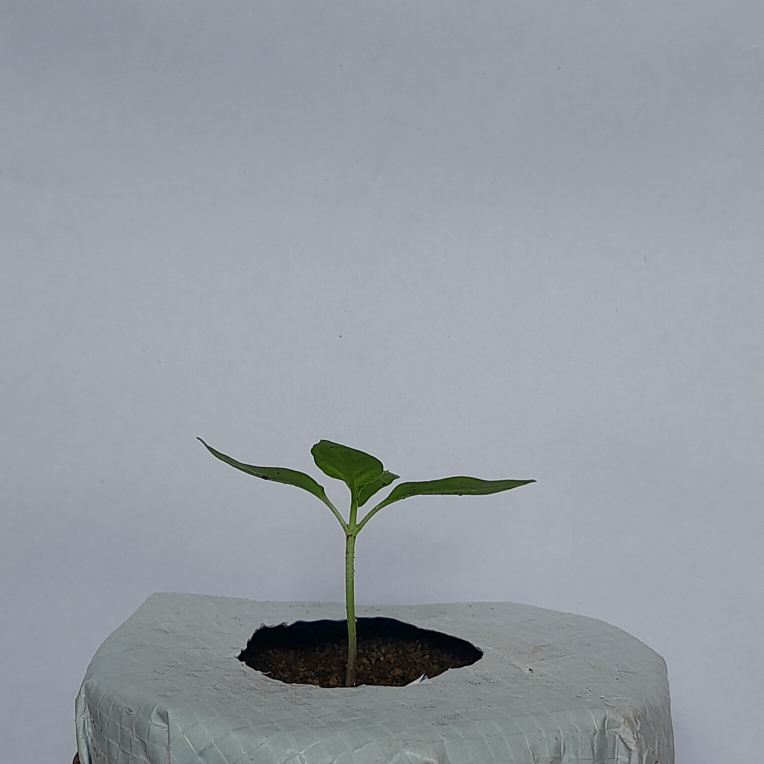
#> input picture Monitoring_palnt_growth/h15.jpg, 3056 x 3056 px (shown at 1/4 size)
$ jupyter execute Height_measurment.ipynb
#> lines starting #> are read from the running program, lines starting #| are printed output that depends on the picture; after the words box and inside, x2 and y2 are one past the last pixel; in counts of white or black regions, pixels touching at a corner belong together
[cell 1]
import cv2
import numpy as np
import matplotlib.pyplot as plt

# Load the image
image = cv2.imread('h15.jpg')
#> image is the input picture: shape (3056, 3056, 3); mean B, G, R 162.5, 155.2, 149.3
if image is None:
    print("Error: Could not load image.")
    exit()

#image = cv2.resize(image, (500, 500))

# Convert the image to grayscale
gray = cv2.cvtColor(image, cv2.COLOR_BGR2GRAY)

# Apply Gaussian blur to reduce noise
blurred = cv2.GaussianBlur(gray, (5, 5), 0)

# Use Canny edge detection to identify plant edges
edges = cv2.Canny(blurred, 50, 150)
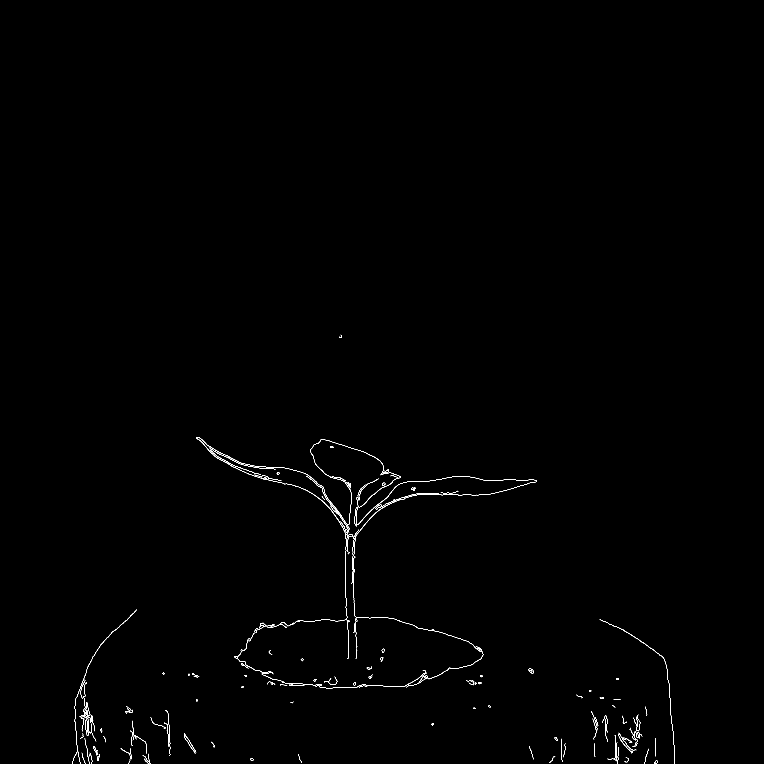
#> edges: shape (3056, 3056) (shown at 1/4 size); 0.22% white in thin lines or dots, all inside (x1, y1, x2, y2) = (290, 1339, 2699, 3056)

# Morphological operations to close gaps in edges
kernel = np.ones((5, 5), np.uint8)
edges = cv2.morphologyEx(edges, cv2.MORPH_CLOSE, kernel)
#> edges: shape (3056, 3056); 0.37% white; 76 white regions

# Find contours from the edge map
contours, _ = cv2.findContours(edges, cv2.RETR_EXTERNAL, cv2.CHAIN_APPROX_SIMPLE)
#> contours = 71 contours, 18 with area under 20; largest, box (x1, y1, x2, y2) and area: (785, 1748, 2147, 2753) 116499, (290, 2438, 547, 3056) 2846, (2474, 2931, 2545, 3013) 937, (2429, 2940, 2475, 3056) 736, (736, 2933, 785, 3015) 636

# Identify the largest contour (assumed to be the plant)
if contours:
    plant_contour = max(contours, key=cv2.contourArea)
#> plant_contour = contour of 3846 points, box (x1, y1, x2, y2) (785, 1748, 2147, 2753), area 116499

    # Get bounding box around the plant
    x, y, w, h = cv2.boundingRect(plant_contour)
#> x = 785; y = 1748; w = 1362; h = 1005

    # Draw the bounding box and height line
    cv2.rectangle(image, (x, y), (x + w, y + h), (0, 255, 0), 2)
    cv2.line(image, (x + w // 2, y), (x + w // 2, y + h), (255, 0, 0), 6)

    # Display height in pixels
    height = h
#> height = 1005
    cv2.putText(image, f'Height: {height} px', (x, y - 50),
                cv2.FONT_HERSHEY_SIMPLEX, 3, (255, 0, 0), 6)

    print(f'Plant height: {height} pixels')
#| Plant height: 1005 pixels

# Convert BGR image to RGB for displaying in Matplotlib
image_rgb = cv2.cvtColor(image, cv2.COLOR_BGR2RGB)

# Display the result using Matplotlib
plt.figure(figsize=(5, 5))
plt.imshow(image_rgb)
plt.title(f'Plant Height: {height} px')
plt.axis('off')
plt.show()

[cell 2]
import cv2
import numpy as np
import matplotlib.pyplot as plt

# List to store plant heights
plant_heights = []

while True:
    # Load the image
    image_path = input("Enter image path (or 'q' to quit): ")
#> the answer given: h15.jpg
    if image_path.lower() == 'q':
        break

    image = cv2.imread(image_path)
    if image is None:
        print("Error: Could not load image.")
        continue

    # Convert the image to grayscale
    gray = cv2.cvtColor(image, cv2.COLOR_BGR2GRAY)

    # Apply Gaussian blur to reduce noise
    blurred = cv2.GaussianBlur(gray, (5, 5), 0)

    # Use Canny edge detection to identify plant edges
    edges = cv2.Canny(blurred, 50, 150)

    # Morphological operations to close gaps in edges
    kernel = np.ones((5, 5), np.uint8)
    edges = cv2.morphologyEx(edges, cv2.MORPH_CLOSE, kernel)

    # Find contours from the edge map
    contours, _ = cv2.findContours(edges, cv2.RETR_EXTERNAL, cv2.CHAIN_APPROX_SIMPLE)

    # Identify the largest contour (assumed to be the plant)
    if contours:
        plant_contour = max(contours, key=cv2.contourArea)

        # Get bounding box around the plant
        x, y, w, h = cv2.boundingRect(plant_contour)

        # Draw the bounding box and height line
        cv2.rectangle(image, (x, y), (x + w, y + h), (0, 255, 0), 2)
        cv2.line(image, (x + w // 2, y), (x + w // 2, y + h), (255, 0, 0), 6)

        # Record the height
        height = h
        plant_heights.append(height)

        # Display height in pixels
        cv2.putText(image, f'Height: {height} px', (x, y - 50),
                    cv2.FONT_HERSHEY_SIMPLEX, 3, (255, 0, 0), 6)
        print(f'Plant height: {height} pixels')
#| Plant height: 1005 pixels

    # Convert BGR image to RGB for displaying in Matplotlib
    image_rgb = cv2.cvtColor(image, cv2.COLOR_BGR2RGB)

    # Display the result using Matplotlib
    plt.figure(figsize=(5, 5))
    plt.imshow(image_rgb)
    plt.title(f'Plant Height: {height} px')
    plt.axis('off')
    plt.show()

    # Plot the height progression
    plt.figure(figsize=(8, 5))
    plt.plot(plant_heights, marker='o', linestyle='-')
    plt.title('Plant Height Over Time')
    plt.xlabel('Image Count')
    plt.ylabel('Height (pixels)')
    plt.grid(True)
    plt.show()
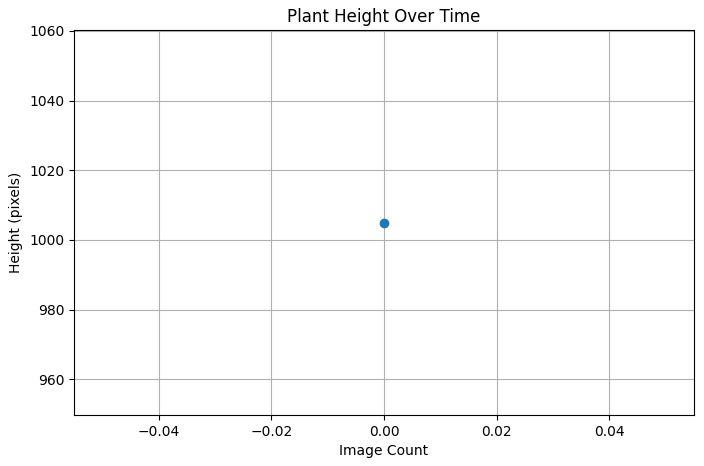
#> figure drawn by matplotlib, 1 panel
#> the answer given: h15.jpg
#> the answer given: h15.jpg

$ run again, with Monitoring_palnt_growth/h1.jpg copied over Monitoring_palnt_growth/h15.jpg
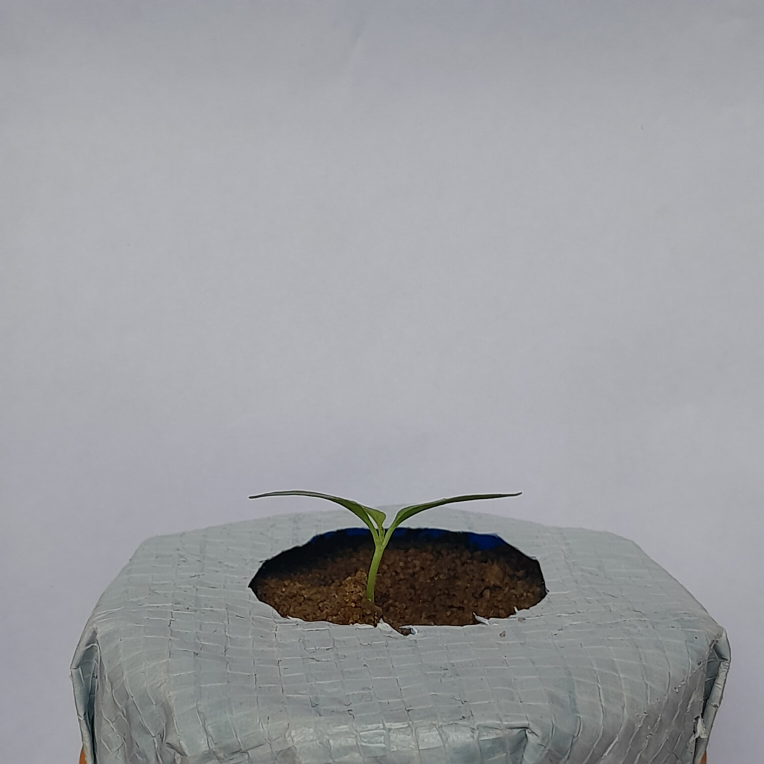
#> input picture Monitoring_palnt_growth/h1.jpg, 3056 x 3056 px (shown at 1/4 size)
#> image is the input picture: shape (3056, 3056, 3); mean B, G, R 161.2, 157.6, 156.4
#> `edges = cv2.morphologyEx(edges, cv2.MORPH_CLOSE, kernel)`:
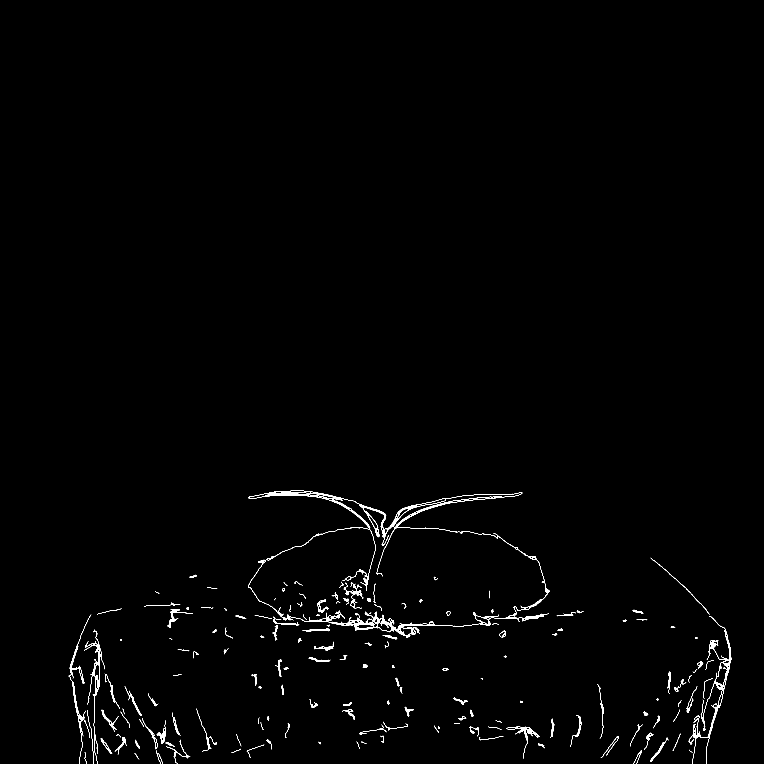
#> edges: shape (3056, 3056) (shown at 1/4 size); 0.71% white; 168 white regions (2 under 20 px)
#> contours = 142 contours, 39 with area under 20; largest, box (x1, y1, x2, y2) and area: (992, 1962, 2198, 2551) 413929, (2753, 2464, 2925, 3056) 8418, (337, 2519, 420, 3015) 3270, (274, 2459, 365, 3056) 2618, (2025, 2907, 2158, 3035) 1235
#> plant_contour = contour of 2079 points, box (x1, y1, x2, y2) (992, 1962, 2198, 2551), area 413929
#> x = 992; y = 1962; w = 1206; h = 589
#| Plant height: 589 pixels
#| Plant height: 589 pixels
#> `plt.show()`:
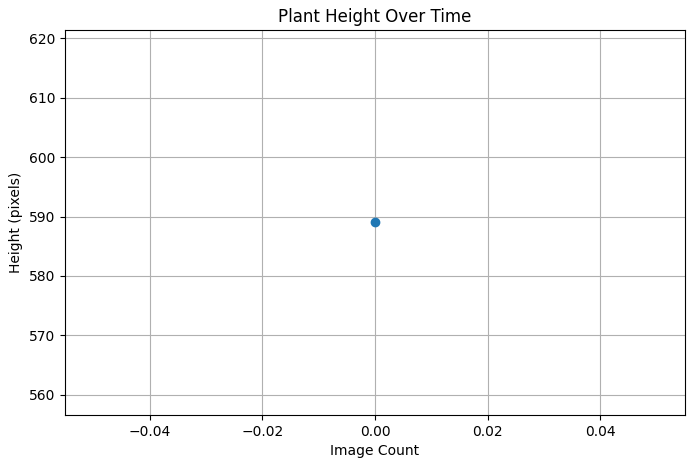
#> figure drawn by matplotlib, 1 panel

$ run again, with Monitoring_palnt_growth/h10.jpg copied over Monitoring_palnt_growth/h15.jpg
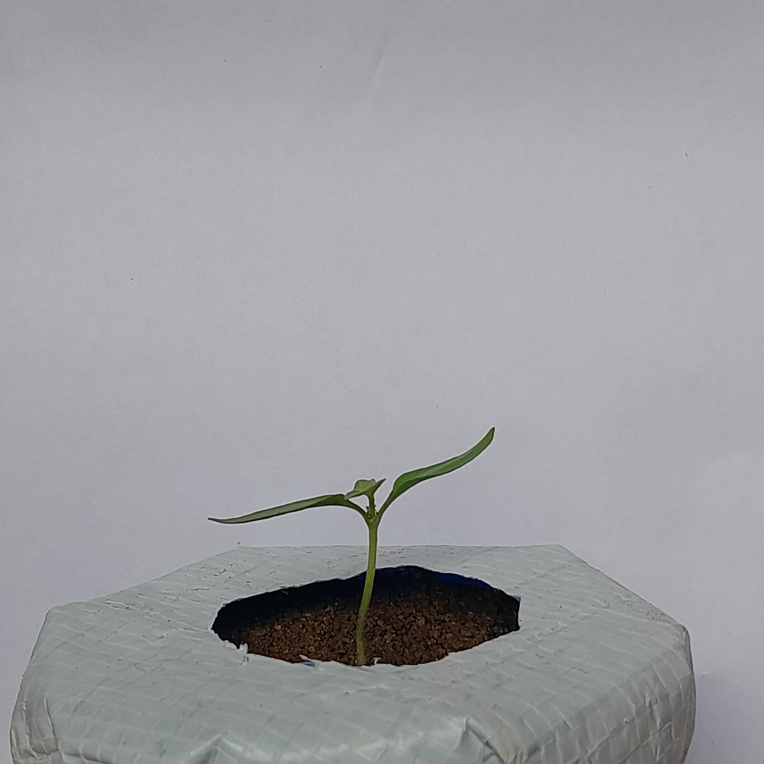
#> input picture Monitoring_palnt_growth/h10.jpg, 3056 x 3056 px (shown at 1/4 size)
#> image is the input picture: shape (3056, 3056, 3); mean B, G, R 161.5, 158.3, 157.2
#> `edges = cv2.Canny(blurred, 50, 150)`:
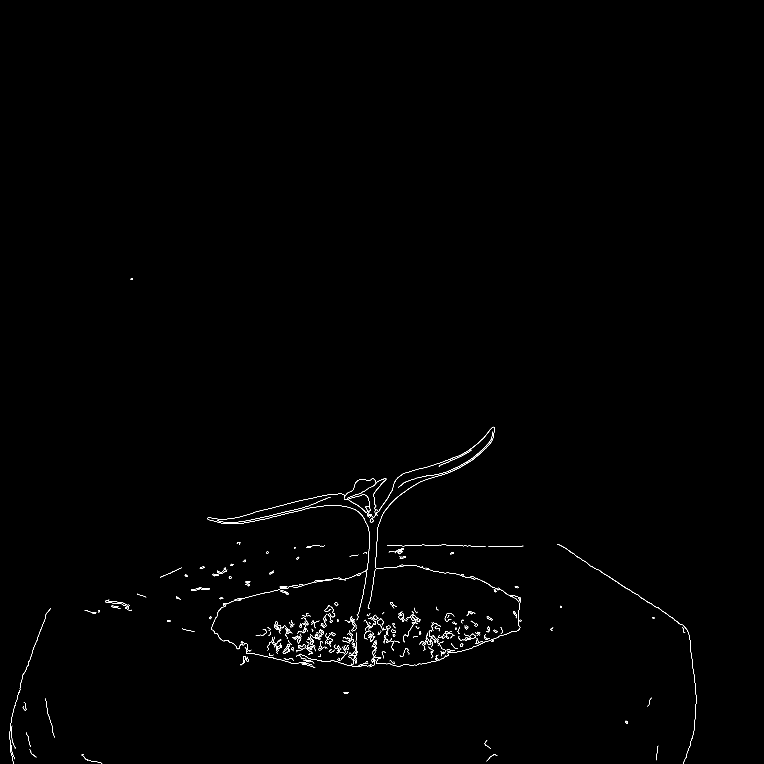
#> edges: shape (3056, 3056) (shown at 1/4 size); 0.28% white in thin lines or dots, all inside (x1, y1, x2, y2) = (38, 1113, 2785, 3056)
#> contours = 53 contours, 8 with area under 20; largest, box (x1, y1, x2, y2) and area: (831, 1707, 2086, 2672) 423385, (421, 2399, 528, 2441) 704, (38, 2433, 204, 3056) 490, (2228, 2178, 2785, 3056) 352, (764, 2350, 839, 2363) 349
#> plant_contour = contour of 2731 points, box (x1, y1, x2, y2) (831, 1707, 2086, 2672), area 423385
#> x = 831; y = 1707; w = 1255; h = 965
#| Plant height: 965 pixels
#| Plant height: 965 pixels
#> `plt.show()`:
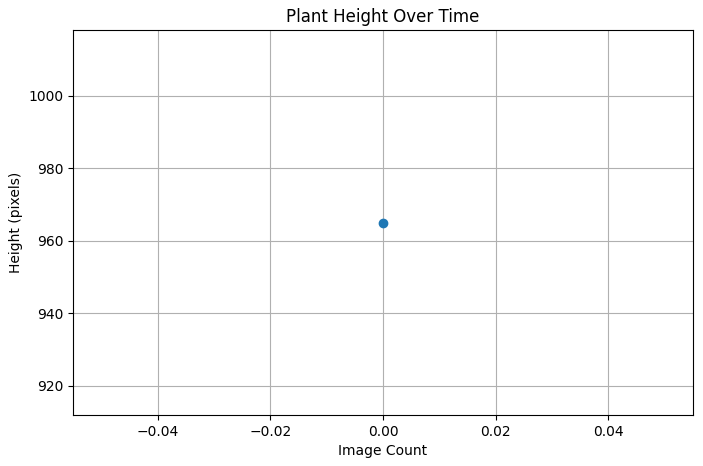
#> figure drawn by matplotlib, 1 panel

$ run again, with Monitoring_palnt_growth/h11.jpg copied over Monitoring_palnt_growth/h15.jpg
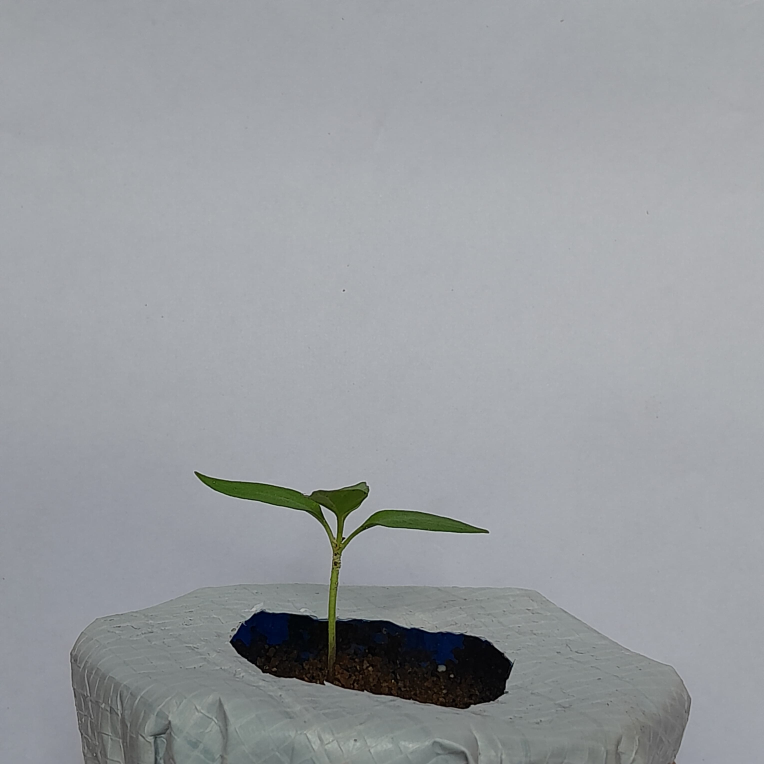
#> input picture Monitoring_palnt_growth/h11.jpg, 3056 x 3056 px (shown at 1/4 size)
#> image is the input picture: shape (3056, 3056, 3); mean B, G, R 159.7, 156, 152.7
#> `edges = cv2.Canny(blurred, 50, 150)`:
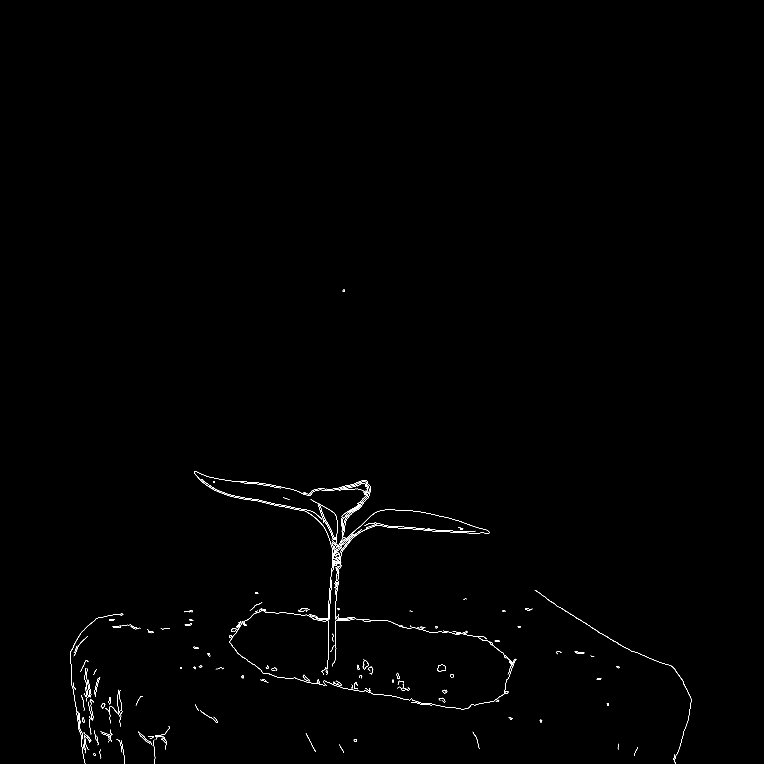
#> edges: shape (3056, 3056) (shown at 1/4 size); 0.24% white in thin lines or dots, all inside (x1, y1, x2, y2) = (280, 1158, 2765, 3056)
#> contours = 85 contours, 19 with area under 20; largest, box (x1, y1, x2, y2) and area: (777, 1885, 2067, 2837) 104442, (335, 2673, 365, 2805) 1317, (420, 2759, 489, 2907) 1224, (280, 2454, 494, 3056) 1034, (1749, 2659, 1784, 2687) 696
#> plant_contour = contour of 3880 points, box (x1, y1, x2, y2) (777, 1885, 2067, 2837), area 104442
#> x = 777; y = 1885; w = 1290; h = 952
#| Plant height: 952 pixels
#| Plant height: 952 pixels
#> `plt.show()`:
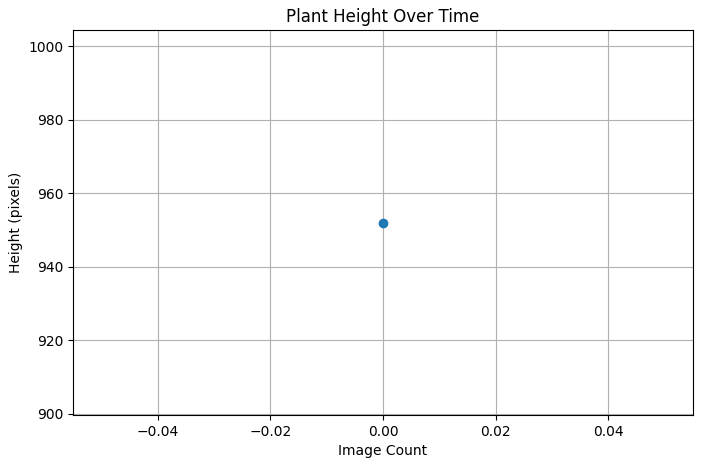
#> figure drawn by matplotlib, 1 panel
